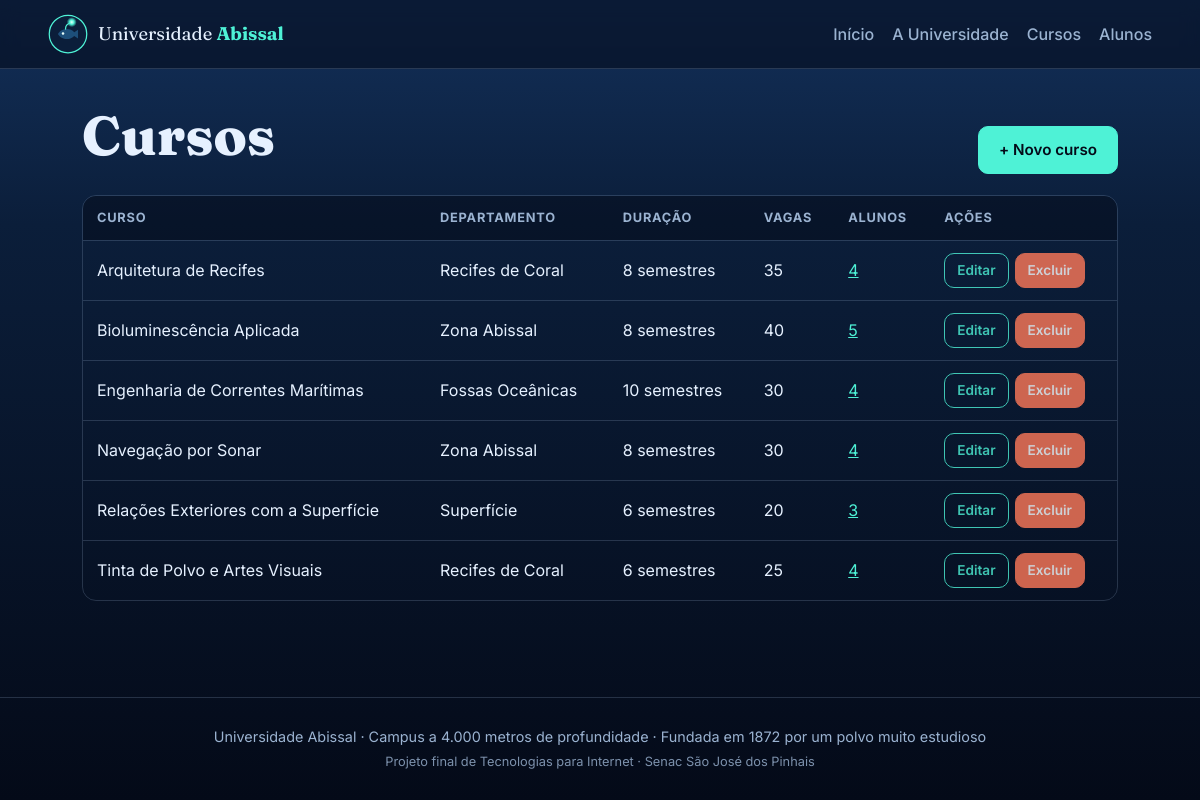
/cursos/listar.php, run on the app's committed database.
### tables this page shows
CREATE TABLE cursos (
    id                INT AUTO_INCREMENT PRIMARY KEY,
    nome              VARCHAR(100) NOT NULL UNIQUE,
    departamento      VARCHAR(40)  NOT NULL,
    duracao_semestres INT          NOT NULL,
    vagas             INT          NOT NULL,
    descricao         TEXT,
    criado_em         TIMESTAMP    NOT NULL DEFAULT CURRENT_TIMESTAMP
);

### config/conexao.php (called while the page is built)
<?php
function conectar(): PDO
{
    static $pdo = null;
    if ($pdo === null) {
        $host   = getenv("DB_HOST") ?: "127.0.0.1";
        $porta  = getenv("DB_PORT") ?: "3306";
        $banco  = getenv("DB_NAME") ?: "universidade_abissal";
        $usuario = getenv("DB_USER") ?: "root";
        $senha  = getenv("DB_PASS") ?: "";
        $pdo = new PDO("mysql:host=$host;port=$porta;dbname=$banco;charset=utf8mb4", $usuario, $senha, [
            PDO::ATTR_ERRMODE => PDO::ERRMODE_EXCEPTION,
            PDO::ATTR_DEFAULT_FETCH_MODE => PDO::FETCH_ASSOC,
        ]);
    }
    return $pdo;
}

### includes/funcoes.php (called while the page is built, shortened)
<?php
require_once __DIR__ . "/../config/conexao.php";
function h($texto): string
{
    return htmlspecialchars((string) $texto, ENT_QUOTES, "UTF-8");
}

### cursos/listar.php (the view, shortened to what this page needs)
<?php
require_once __DIR__ . "/../includes/funcoes.php";
$cursos = conectar()->query("SELECT c.*, COUNT(a.id) AS total_alunos
                             FROM cursos c LEFT JOIN alunos a ON a.curso_id = c.id
                             GROUP BY c.id ORDER BY c.nome")->fetchAll();
$base = "../";
include __DIR__ . "/../includes/cabecalho.php";
?>
<div class="cabecalho-pagina">
    <h1>Cursos</h1>
    <a class="botao" href="cadastrar.php">+ Novo curso</a>
</div>
<div class="tabela-envolve">
    <table>
        <thead>
            <tr><th>Curso</th><th>Departamento</th><th>Duração</th><th>Vagas</th><th>Alunos</th><th>Ações</th></tr>
        </thead>
        <tbody>
        <?php foreach ($cursos as $curso): ?>
            <tr>
                <td><?= h($curso["nome"]) ?></td>
                <td><?= h($curso["departamento"]) ?></td>
                <td><?= (int) $curso["duracao_semestres"] ?> semestres</td>
                <td><?= (int) $curso["vagas"] ?></td>
                <td><a href="../alunos/listar.php?curso=<?= (int) $curso["id"] ?>"><?= (int) $curso["total_alunos"] ?></a></td>
                <td>
                    <div class="acoes">
                        <a class="botao pequeno secundario" href="editar.php?id=<?= (int) $curso["id"] ?>">Editar</a>
                        <a class="botao pequeno perigo" href="excluir.php?id=<?= (int) $curso["id"] ?>">Excluir</a>
                    </div>
                </td>
            </tr>
        <?php endforeach; ?>
        </tbody>
    </table>
</div>
<?php include __DIR__ . "/../includes/rodape.php"; ?>

### includes/cabecalho.php (shortened to what this page needs)
<?php
$base = $base ?? "";
?>
<!DOCTYPE html>
<html lang="pt-BR">
<head>
    <link rel="stylesheet" href="<?= $base ?>assets/css/style.css">
</head>
<body>
<div class="bolhas" aria-hidden="true"><span></span><span></span><span></span><span></span><span></span><span></span></div>
<header class="topo">
    <a class="marca" href="<?= $base ?>index.php">
        <img src="<?= $base ?>assets/img/logo.svg" alt="" width="40" height="40">
        <span>Universidade <strong>Abissal</strong></span>
    </a>
    <nav>
        <a href="<?= $base ?>index.php">Início</a>
        <a href="<?= $base ?>institucional.php">A Universidade</a>
        <a href="<?= $base ?>cursos/listar.php">Cursos</a>
        <a href="<?= $base ?>alunos/listar.php">Alunos</a>
    </nav>
</header>
<main class="conteudo">

### includes/rodape.php
</main>
<footer class="rodape">
    <p>Universidade Abissal · Campus a 4.000 metros de profundidade · Fundada em 1872 por um polvo muito estudioso</p>
    <p class="pequeno">Projeto final de Tecnologias para Internet · Senac São José dos Pinhais</p>
</footer>
</body>
</html>

### assets/css/style.css (style rules this page uses)
:root { --abismo: #040a18; --mar: #0b1e3a; --mar-claro: #13305a; --bio: #4ef2d6; --bio-suave: rgba(78, 242, 214, .14); --coral: #ff7a59; --texto: #e6f1ff; --texto-suave: #9bb3d1; --borda: rgba(155, 179, 209, .22); --erro: #ff8f8f; --raio: 14px; }
* { box-sizing: border-box; }
body { margin: 0; min-height: 100vh; display: flex; flex-direction: column; font-family: "Inter", system-ui, sans-serif; color: var(--texto); background: linear-gradient(180deg, var(--mar-claro) 0%, var(--mar) 28%, var(--abismo) 100%) fixed; line-height: 1.55; }
h1, h2, h3 { font-family: "Fraunces", Georgia, serif; line-height: 1.15; margin: 0 0 .5em; }
h1 { font-size: clamp(2rem, 5vw, 3.4rem); font-weight: 800; }
a { color: var(--bio); }
.bolhas { position: fixed; inset: 0; pointer-events: none; overflow: hidden; z-index: -1; }
.topo { display: flex; flex-wrap: wrap; align-items: center; justify-content: space-between; gap: 12px; padding: 14px clamp(16px, 4vw, 48px); border-bottom: 1px solid var(--borda); background: rgba(4, 10, 24, .55); backdrop-filter: blur(8px); position: sticky; top: 0; z-index: 10; }
.marca { display: flex; align-items: center; gap: 10px; color: var(--texto); text-decoration: none; font-family: "Fraunces", serif; font-size: 1.15rem; }
.marca strong { color: var(--bio); }
.topo nav { display: flex; flex-wrap: wrap; gap: 4px 18px; }
.topo nav a { color: var(--texto-suave); text-decoration: none; font-weight: 500; }
.conteudo { flex: 1; width: 100%; max-width: 1100px; margin: 0 auto; padding: 36px clamp(16px, 4vw, 32px) 56px; }
.botao { display: inline-block; padding: 11px 20px; border-radius: 10px; border: 1px solid var(--bio); background: var(--bio); color: var(--abismo); font-weight: 600; font-size: .95rem; text-decoration: none; cursor: pointer; }
.botao.secundario { background: transparent; color: var(--bio); }
.botao.perigo { background: var(--coral); border-color: var(--coral); color: #fff; }
.botao.pequeno { padding: 6px 12px; font-size: .85rem; }
.acoes { display: flex; flex-wrap: wrap; gap: 10px; align-items: center; }
.tabela-envolve { overflow-x: auto; border: 1px solid var(--borda); border-radius: var(--raio); }
table { width: 100%; border-collapse: collapse; min-width: 640px; }
th, td { padding: 12px 14px; text-align: left; border-bottom: 1px solid var(--borda); }
th { font-size: .8rem; text-transform: uppercase; letter-spacing: .06em; color: var(--texto-suave); background: rgba(4, 10, 24, .5); }
tbody tr:last-child td { border-bottom: 0; }
td .acoes { gap: 6px; flex-wrap: nowrap; }
.cabecalho-pagina { display: flex; flex-wrap: wrap; justify-content: space-between; align-items: center; gap: 12px; }
.rodape { border-top: 1px solid var(--borda); padding: 24px 16px; text-align: center; color: var(--texto-suave); font-size: .9rem; }
.rodape p { margin: 4px 0; }
.pequeno { font-size: .8rem; opacity: .8; }

### data on the page
cursos: nome "Arquitetura de Recifes", departamento "Recifes de Coral", duracao_semestres "8", vagas "35", total_alunos "4"
cursos: nome "Bioluminescência Aplicada", departamento "Zona Abissal", duracao_semestres "8", vagas "40", total_alunos "5"
cursos: nome "Engenharia de Correntes Marítimas", departamento "Fossas Oceânicas", duracao_semestres "10", vagas "30", total_alunos "4"
cursos: nome "Navegação por Sonar", departamento "Zona Abissal", duracao_semestres "8", vagas "30", total_alunos "4"
cursos: nome "Relações Exteriores com a Superfície", departamento "Superfície", duracao_semestres "6", vagas "20", total_alunos "3"
cursos: nome "Tinta de Polvo e Artes Visuais", departamento "Recifes de Coral", duracao_semestres "6", vagas "25", total_alunos "4"
